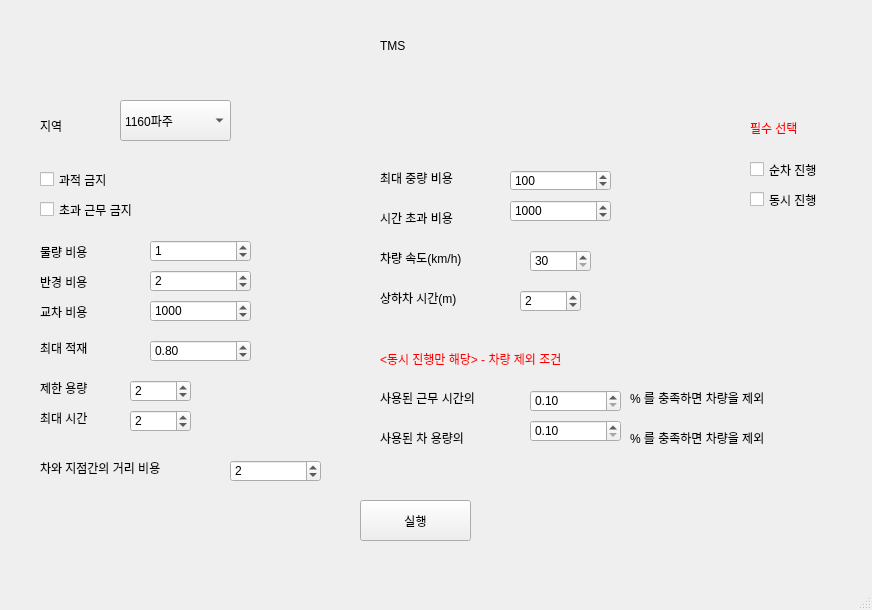
<?xml version="1.0" encoding="UTF-8"?>
<ui version="4.0">
 <class>TMS</class>
 <widget class="QMainWindow" name="TMS">
  <property name="geometry">
   <rect>
    <x>0</x>
    <y>0</y>
    <width>872</width>
    <height>610</height>
   </rect>
  </property>
  <property name="windowTitle">
   <string>MainWindow</string>
  </property>
  <property name="styleSheet">
   <string notr="true">
font: 10pt &quot;푸라닭 젠틀 고딕&quot;;

</string>
  </property>
  <widget class="QWidget" name="centralwidget">
   <widget class="QCheckBox" name="method1">
    <property name="geometry">
     <rect>
      <x>750</x>
      <y>160</y>
      <width>96</width>
      <height>19</height>
     </rect>
    </property>
    <property name="styleSheet">
     <string notr="true">font: 9pt &quot;푸라닭 젠틀 고딕&quot;;</string>
    </property>
    <property name="text">
     <string>순차 진행</string>
    </property>
    <attribute name="buttonGroup">
     <string notr="true">buttonGroup</string>
    </attribute>
   </widget>
   <widget class="QCheckBox" name="method2">
    <property name="geometry">
     <rect>
      <x>750</x>
      <y>190</y>
      <width>96</width>
      <height>19</height>
     </rect>
    </property>
    <property name="styleSheet">
     <string notr="true">font: 9pt &quot;푸라닭 젠틀 고딕&quot;;</string>
    </property>
    <property name="text">
     <string>동시 진행</string>
    </property>
    <attribute name="buttonGroup">
     <string notr="true">buttonGroup</string>
    </attribute>
   </widget>
   <widget class="QComboBox" name="localBox">
    <property name="geometry">
     <rect>
      <x>120</x>
      <y>100</y>
      <width>111</width>
      <height>41</height>
     </rect>
    </property>
    <property name="styleSheet">
     <string notr="true"/>
    </property>
    <item>
     <property name="text">
      <string>1160파주</string>
     </property>
    </item>
    <item>
     <property name="text">
      <string>1120청주</string>
     </property>
    </item>
    <item>
     <property name="text">
      <string>1110중앙</string>
     </property>
    </item>
    <item>
     <property name="text">
      <string>1130구미</string>
     </property>
    </item>
    <item>
     <property name="text">
      <string>1140광주</string>
     </property>
    </item>
    <item>
     <property name="text">
      <string>1142여수</string>
     </property>
    </item>
    <item>
     <property name="text">
      <string>1150창원</string>
     </property>
    </item>
    <item>
     <property name="text">
      <string>1141익산</string>
     </property>
    </item>
    <item>
     <property name="text">
      <string>1190미국</string>
     </property>
    </item>
    <item>
     <property name="text">
      <string>1151울산</string>
     </property>
    </item>
   </widget>
   <widget class="QLabel" name="title">
    <property name="geometry">
     <rect>
      <x>380</x>
      <y>10</y>
      <width>161</width>
      <height>71</height>
     </rect>
    </property>
    <property name="styleSheet">
     <string notr="true">font: 36pt &quot;강원교육튼튼&quot;;</string>
    </property>
    <property name="text">
     <string>TMS</string>
    </property>
   </widget>
   <widget class="QLabel" name="local">
    <property name="geometry">
     <rect>
      <x>40</x>
      <y>100</y>
      <width>51</width>
      <height>51</height>
     </rect>
    </property>
    <property name="styleSheet">
     <string notr="true">font: 12pt &quot;푸라닭 젠틀 고딕&quot;;</string>
    </property>
    <property name="text">
     <string>지역</string>
    </property>
   </widget>
   <widget class="QCheckBox" name="no_over_cap">
    <property name="geometry">
     <rect>
      <x>40</x>
      <y>170</y>
      <width>96</width>
      <height>19</height>
     </rect>
    </property>
    <property name="toolTip">
     <string>&lt;html&gt;&lt;head/&gt;&lt;body&gt;&lt;p&gt;&lt;span style=&quot; font-size:8pt;&quot;&gt;디폴트 : False&lt;/span&gt;&lt;/p&gt;&lt;/body&gt;&lt;/html&gt;</string>
    </property>
    <property name="layoutDirection">
     <enum>Qt::LeftToRight</enum>
    </property>
    <property name="text">
     <string>과적 금지</string>
    </property>
   </widget>
   <widget class="QPushButton" name="Btn1">
    <property name="geometry">
     <rect>
      <x>360</x>
      <y>500</y>
      <width>111</width>
      <height>41</height>
     </rect>
    </property>
    <property name="styleSheet">
     <string notr="true"/>
    </property>
    <property name="text">
     <string>실행</string>
    </property>
   </widget>
   <widget class="QCheckBox" name="no_over_time">
    <property name="geometry">
     <rect>
      <x>40</x>
      <y>200</y>
      <width>141</width>
      <height>19</height>
     </rect>
    </property>
    <property name="toolTip">
     <string>&lt;html&gt;&lt;head/&gt;&lt;body&gt;&lt;p&gt;&lt;span style=&quot; font-size:8pt;&quot;&gt;디폴트 : False&lt;/span&gt;&lt;/p&gt;&lt;/body&gt;&lt;/html&gt;</string>
    </property>
    <property name="layoutDirection">
     <enum>Qt::LeftToRight</enum>
    </property>
    <property name="text">
     <string>초과 근무 금지</string>
    </property>
   </widget>
   <widget class="QLabel" name="quantity">
    <property name="geometry">
     <rect>
      <x>40</x>
      <y>244</y>
      <width>71</width>
      <height>16</height>
     </rect>
    </property>
    <property name="text">
     <string>물량 비용</string>
    </property>
   </widget>
   <widget class="QLabel" name="hub_radius">
    <property name="geometry">
     <rect>
      <x>40</x>
      <y>274</y>
      <width>71</width>
      <height>16</height>
     </rect>
    </property>
    <property name="text">
     <string>반경 비용</string>
    </property>
   </widget>
   <widget class="QLabel" name="crossline">
    <property name="geometry">
     <rect>
      <x>40</x>
      <y>304</y>
      <width>71</width>
      <height>16</height>
     </rect>
    </property>
    <property name="text">
     <string>교차 비용</string>
    </property>
   </widget>
   <widget class="QDoubleSpinBox" name="max_capacity_cost">
    <property name="geometry">
     <rect>
      <x>150</x>
      <y>340</y>
      <width>101</width>
      <height>22</height>
     </rect>
    </property>
    <property name="toolTip">
     <string>&lt;html&gt;&lt;head/&gt;&lt;body&gt;&lt;p&gt;디폴트 : 0.8&lt;/p&gt;&lt;p&gt;범위: (0.0~1.0)&lt;/p&gt;&lt;/body&gt;&lt;/html&gt;</string>
    </property>
    <property name="maximum">
     <double>1.000000000000000</double>
    </property>
    <property name="value">
     <double>0.800000000000000</double>
    </property>
   </widget>
   <widget class="QLabel" name="max_capacity">
    <property name="geometry">
     <rect>
      <x>40</x>
      <y>340</y>
      <width>71</width>
      <height>16</height>
     </rect>
    </property>
    <property name="text">
     <string>최대 적재</string>
    </property>
   </widget>
   <widget class="QLabel" name="limit_capacity">
    <property name="geometry">
     <rect>
      <x>40</x>
      <y>380</y>
      <width>71</width>
      <height>16</height>
     </rect>
    </property>
    <property name="text">
     <string>제한 용량</string>
    </property>
   </widget>
   <widget class="QLabel" name="limit_time">
    <property name="geometry">
     <rect>
      <x>40</x>
      <y>410</y>
      <width>71</width>
      <height>16</height>
     </rect>
    </property>
    <property name="text">
     <string>최대 시간</string>
    </property>
   </widget>
   <widget class="QSpinBox" name="limit_capacity_var">
    <property name="geometry">
     <rect>
      <x>130</x>
      <y>380</y>
      <width>61</width>
      <height>22</height>
     </rect>
    </property>
    <property name="toolTip">
     <string>&lt;html&gt;&lt;head/&gt;&lt;body&gt;&lt;p&gt;디폴트 : 2&lt;/p&gt;&lt;p&gt;범위: (0~5)&lt;/p&gt;&lt;/body&gt;&lt;/html&gt;</string>
    </property>
    <property name="maximum">
     <number>5</number>
    </property>
    <property name="value">
     <number>2</number>
    </property>
   </widget>
   <widget class="QSpinBox" name="limit_time_var">
    <property name="geometry">
     <rect>
      <x>130</x>
      <y>410</y>
      <width>61</width>
      <height>22</height>
     </rect>
    </property>
    <property name="toolTip">
     <string>&lt;html&gt;&lt;head/&gt;&lt;body&gt;&lt;p&gt;디폴트 : 2&lt;/p&gt;&lt;p&gt;범위: (0~5)&lt;/p&gt;&lt;/body&gt;&lt;/html&gt;</string>
    </property>
    <property name="maximum">
     <number>5</number>
    </property>
    <property name="value">
     <number>2</number>
    </property>
   </widget>
   <widget class="QLabel" name="max_capacity_cost_var">
    <property name="geometry">
     <rect>
      <x>380</x>
      <y>170</y>
      <width>111</width>
      <height>16</height>
     </rect>
    </property>
    <property name="text">
     <string>최대 중량 비용</string>
    </property>
   </widget>
   <widget class="QLabel" name="timewindow">
    <property name="geometry">
     <rect>
      <x>380</x>
      <y>210</y>
      <width>111</width>
      <height>16</height>
     </rect>
    </property>
    <property name="text">
     <string>시간 초과 비용</string>
    </property>
   </widget>
   <widget class="QLabel" name="car_speed">
    <property name="geometry">
     <rect>
      <x>380</x>
      <y>250</y>
      <width>131</width>
      <height>16</height>
     </rect>
    </property>
    <property name="text">
     <string>차량 속도(km/h)</string>
    </property>
   </widget>
   <widget class="QLabel" name="loading_unloading">
    <property name="geometry">
     <rect>
      <x>380</x>
      <y>290</y>
      <width>121</width>
      <height>16</height>
     </rect>
    </property>
    <property name="text">
     <string>상하차 시간(m)</string>
    </property>
   </widget>
   <widget class="QSpinBox" name="loading_unloading_var">
    <property name="geometry">
     <rect>
      <x>520</x>
      <y>290</y>
      <width>61</width>
      <height>22</height>
     </rect>
    </property>
    <property name="toolTip">
     <string>&lt;html&gt;&lt;head/&gt;&lt;body&gt;&lt;p&gt;디폴트 : 2&lt;/p&gt;&lt;p&gt;물품 당 계산이므로, 최소 0분~60분&lt;/p&gt;&lt;/body&gt;&lt;/html&gt;</string>
    </property>
    <property name="styleSheet">
     <string notr="true">물품 당 계산, 0~60분</string>
    </property>
    <property name="maximum">
     <number>60</number>
    </property>
    <property name="value">
     <number>2</number>
    </property>
   </widget>
   <widget class="QLabel" name="label">
    <property name="geometry">
     <rect>
      <x>380</x>
      <y>350</y>
      <width>271</width>
      <height>16</height>
     </rect>
    </property>
    <property name="styleSheet">
     <string notr="true">color: rgb(255, 0, 0);</string>
    </property>
    <property name="text">
     <string>&lt;동시 진행만 해당&gt; - 차량 제외 조건</string>
    </property>
   </widget>
   <widget class="QLabel" name="used_limit_time">
    <property name="geometry">
     <rect>
      <x>380</x>
      <y>390</y>
      <width>141</width>
      <height>16</height>
     </rect>
    </property>
    <property name="text">
     <string>사용된 근무 시간의</string>
    </property>
   </widget>
   <widget class="QDoubleSpinBox" name="used_limit_time_var">
    <property name="geometry">
     <rect>
      <x>530</x>
      <y>390</y>
      <width>91</width>
      <height>22</height>
     </rect>
    </property>
    <property name="toolTip">
     <string>&lt;html&gt;&lt;head/&gt;&lt;body&gt;&lt;p&gt;디폴트 : 0.1&lt;/p&gt;&lt;p&gt;범위: (0.1~1)&lt;/p&gt;&lt;/body&gt;&lt;/html&gt;</string>
    </property>
    <property name="minimum">
     <double>0.100000000000000</double>
    </property>
    <property name="maximum">
     <double>1.000000000000000</double>
    </property>
   </widget>
   <widget class="QLabel" name="used_limit_time2">
    <property name="geometry">
     <rect>
      <x>630</x>
      <y>390</y>
      <width>201</width>
      <height>16</height>
     </rect>
    </property>
    <property name="text">
     <string>% 를 충족하면 차량을 제외</string>
    </property>
   </widget>
   <widget class="QLabel" name="used_limit_cap2">
    <property name="geometry">
     <rect>
      <x>630</x>
      <y>430</y>
      <width>201</width>
      <height>16</height>
     </rect>
    </property>
    <property name="text">
     <string>% 를 충족하면 차량을 제외</string>
    </property>
   </widget>
   <widget class="QDoubleSpinBox" name="used_limit_cap_var">
    <property name="geometry">
     <rect>
      <x>530</x>
      <y>420</y>
      <width>91</width>
      <height>22</height>
     </rect>
    </property>
    <property name="toolTip">
     <string>&lt;html&gt;&lt;head/&gt;&lt;body&gt;&lt;p&gt;디폴트 : 0.1&lt;/p&gt;&lt;p&gt;범위: (0.1~1)&lt;/p&gt;&lt;/body&gt;&lt;/html&gt;</string>
    </property>
    <property name="minimum">
     <double>0.100000000000000</double>
    </property>
    <property name="maximum">
     <double>1.000000000000000</double>
    </property>
   </widget>
   <widget class="QLabel" name="used_limit_cap">
    <property name="geometry">
     <rect>
      <x>380</x>
      <y>430</y>
      <width>141</width>
      <height>16</height>
     </rect>
    </property>
    <property name="text">
     <string>사용된 차 용량의</string>
    </property>
   </widget>
   <widget class="QLabel" name="car_customer">
    <property name="geometry">
     <rect>
      <x>40</x>
      <y>460</y>
      <width>181</width>
      <height>16</height>
     </rect>
    </property>
    <property name="text">
     <string>차와 지점간의 거리 비용</string>
    </property>
   </widget>
   <widget class="QLabel" name="label_2">
    <property name="geometry">
     <rect>
      <x>750</x>
      <y>120</y>
      <width>81</width>
      <height>16</height>
     </rect>
    </property>
    <property name="styleSheet">
     <string notr="true">color: rgb(255, 0, 0);</string>
    </property>
    <property name="text">
     <string>필수 선택</string>
    </property>
   </widget>
   <widget class="QSpinBox" name="quantity_var">
    <property name="geometry">
     <rect>
      <x>150</x>
      <y>240</y>
      <width>101</width>
      <height>22</height>
     </rect>
    </property>
    <property name="toolTip">
     <string>&lt;html&gt;&lt;head/&gt;&lt;body&gt;&lt;p&gt;디폴트 : 1&lt;/p&gt;&lt;p&gt;범위: (0~10000)&lt;/p&gt;&lt;/body&gt;&lt;/html&gt;</string>
    </property>
    <property name="styleSheet">
     <string notr="true"/>
    </property>
    <property name="maximum">
     <number>10000</number>
    </property>
    <property name="value">
     <number>1</number>
    </property>
   </widget>
   <widget class="QSpinBox" name="hub_radius_var">
    <property name="geometry">
     <rect>
      <x>150</x>
      <y>270</y>
      <width>101</width>
      <height>22</height>
     </rect>
    </property>
    <property name="toolTip">
     <string>&lt;html&gt;&lt;head/&gt;&lt;body&gt;&lt;p&gt;디폴트 : 2&lt;/p&gt;&lt;p&gt;범위: (0~10000)&lt;/p&gt;&lt;/body&gt;&lt;/html&gt;</string>
    </property>
    <property name="maximum">
     <number>10000</number>
    </property>
    <property name="value">
     <number>2</number>
    </property>
   </widget>
   <widget class="QSpinBox" name="crossline_var">
    <property name="geometry">
     <rect>
      <x>150</x>
      <y>300</y>
      <width>101</width>
      <height>22</height>
     </rect>
    </property>
    <property name="toolTip">
     <string>&lt;html&gt;&lt;head/&gt;&lt;body&gt;&lt;p&gt;디폴트 : 1000&lt;/p&gt;&lt;p&gt;범위: (0~10000)&lt;/p&gt;&lt;/body&gt;&lt;/html&gt;</string>
    </property>
    <property name="maximum">
     <number>10000</number>
    </property>
    <property name="value">
     <number>1000</number>
    </property>
   </widget>
   <widget class="QSpinBox" name="car_customer_var">
    <property name="geometry">
     <rect>
      <x>230</x>
      <y>460</y>
      <width>91</width>
      <height>22</height>
     </rect>
    </property>
    <property name="toolTip">
     <string>&lt;html&gt;&lt;head/&gt;&lt;body&gt;&lt;p&gt;디폴트 : 2&lt;/p&gt;&lt;p&gt;범위: (0~10000)&lt;/p&gt;&lt;/body&gt;&lt;/html&gt;</string>
    </property>
    <property name="maximum">
     <number>10000</number>
    </property>
    <property name="value">
     <number>2</number>
    </property>
   </widget>
   <widget class="QSpinBox" name="max_capacity_cost_var_2">
    <property name="geometry">
     <rect>
      <x>510</x>
      <y>170</y>
      <width>101</width>
      <height>21</height>
     </rect>
    </property>
    <property name="toolTip">
     <string>&lt;html&gt;&lt;head/&gt;&lt;body&gt;&lt;p&gt;디폴트 : 100&lt;/p&gt;&lt;p&gt;범위: (0~10000)&lt;/p&gt;&lt;/body&gt;&lt;/html&gt;</string>
    </property>
    <property name="maximum">
     <number>10000</number>
    </property>
    <property name="singleStep">
     <number>0</number>
    </property>
    <property name="value">
     <number>100</number>
    </property>
   </widget>
   <widget class="QSpinBox" name="timewindow_var">
    <property name="geometry">
     <rect>
      <x>510</x>
      <y>200</y>
      <width>101</width>
      <height>22</height>
     </rect>
    </property>
    <property name="toolTip">
     <string>&lt;html&gt;&lt;head/&gt;&lt;body&gt;&lt;p&gt;디폴트 : 1000&lt;/p&gt;&lt;p&gt;범위: (0~10000)&lt;/p&gt;&lt;/body&gt;&lt;/html&gt;</string>
    </property>
    <property name="maximum">
     <number>10000</number>
    </property>
    <property name="value">
     <number>1000</number>
    </property>
   </widget>
   <widget class="QSpinBox" name="car_speed_var">
    <property name="geometry">
     <rect>
      <x>530</x>
      <y>250</y>
      <width>61</width>
      <height>22</height>
     </rect>
    </property>
    <property name="toolTip">
     <string>&lt;html&gt;&lt;head/&gt;&lt;body&gt;&lt;p&gt;디폴트 : 30&lt;/p&gt;&lt;p&gt;범위: (30~150)&lt;/p&gt;&lt;/body&gt;&lt;/html&gt;</string>
    </property>
    <property name="minimum">
     <number>30</number>
    </property>
    <property name="maximum">
     <number>150</number>
    </property>
   </widget>
  </widget>
  <widget class="QMenuBar" name="menubar">
   <property name="geometry">
    <rect>
     <x>0</x>
     <y>0</y>
     <width>872</width>
     <height>24</height>
    </rect>
   </property>
  </widget>
  <widget class="QStatusBar" name="statusbar"/>
 </widget>
 <resources/>
 <connections/>
 <buttongroups>
  <buttongroup name="buttonGroup"/>
 </buttongroups>
</ui>
